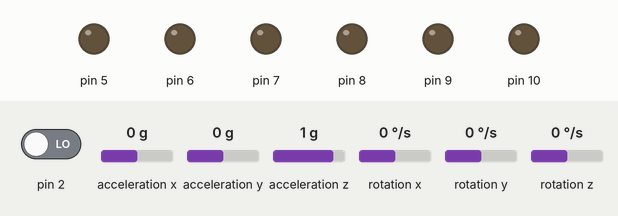
A sketch run on a simulated Arduino Uno, built with avr-gcc and run on an emulated ATmega328P. Parts: output pins drawn as LEDs (lit = HIGH). The inputs (shaded band) are chosen by the test bench; at power-on: pin 2 LOW, acceleration x 0 g, acceleration y 0 g, acceleration z 1 g, rotation x 0 °/s, rotation y 0 °/s, rotation z 0 °/s. The sensor or clock chip raises its interrupt line as the real part does.

Above: at 0.1 s.
At 0.8 s:
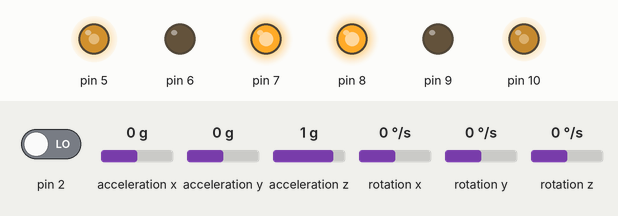
Timing chart, 0 to 2.3 s (numbered marks = the images above):
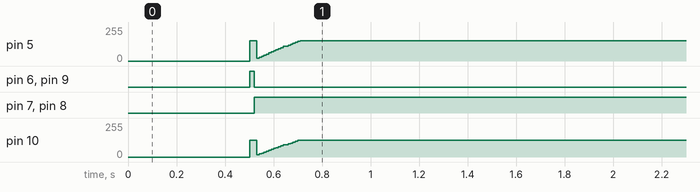

Measured:
- by itself, pin 6, pin 9: LOW → HIGH at 0.50 s, → LOW 0.02 s later
- by itself, pin 7, pin 8: LOW → HIGH at 0.52 s

The sketch:

SelfBalance.ino
```cpp
#include <PID_v1.h>
#include <LMotorController.h>
#include "I2Cdev.h"
#include "MPU6050_6Axis_MotionApps20.h"

#if I2CDEV_IMPLEMENTATION == I2CDEV_ARDUINO_WIRE
#include "Wire.h"
#endif

#define MIN_ABS_SPEED 30

MPU6050 mpu;

// MPU control/status vars
bool dmpReady = false;
uint8_t mpuIntStatus;
uint8_t devStatus;
uint16_t packetSize;
uint16_t fifoCount;
uint8_t fifoBuffer[64];


Quaternion q;
VectorFloat gravity;
float ypr[3];

//PID
double originalSetpoint = 172.50;
double setpoint = originalSetpoint;
double movingAngleOffset = 0.1;
double input, output;

                                        //OUR PID Constansts

double Kp = 35;
double Kd = 2.0;
double Ki = 180;
PID pid(&input, &output, &setpoint, Kp, Ki, Kd, DIRECT);

double motorSpeedFactorLeft = 0.6;
double motorSpeedFactorRight = 0.5;

                                      //MOTOR CONTROLLER
int IN1 = 6;
int IN2 = 7;
int IN3 = 9;
int IN4 = 8;
int ENA = 5;
int ENB = 10;
LMotorController motorController(ENA, IN1, IN2, ENB, IN3, IN4, motorSpeedFactorLeft, motorSpeedFactorRight);

volatile bool mpuInterrupt = false; // indicates whether MPU interrupt pin has gone high
void dmpDataReady()
{
 mpuInterrupt = true;
}


void setup()
{
 // join I2C bus (I2Cdev library doesn't do this automatically)
 #if I2CDEV_IMPLEMENTATION == I2CDEV_ARDUINO_WIRE
 Wire.begin();
 TWBR = 24; // 400kHz I2C clock (200kHz if CPU is 8MHz)
 #elif I2CDEV_IMPLEMENTATION == I2CDEV_BUILTIN_FASTWIRE
 Fastwire::setup(400, true);
 #endif

 mpu.initialize();

 devStatus = mpu.dmpInitialize();

 // supply  gyro offsets here, scaled for min sensitivity
 mpu.setXGyroOffset(220);
 mpu.setYGyroOffset(76);
 mpu.setZGyroOffset(-85);
 mpu.setZAccelOffset(1788);


 if (devStatus == 0)
 {
 // turn on the DMP, now that it's ready
 mpu.setDMPEnabled(true);

 // enable Arduino interrupt detection
 attachInterrupt(0, dmpDataReady, RISING);
 mpuIntStatus = mpu.getIntStatus();

 // set our DMP Ready flag so the main loop() function knows it's okay to use it
 dmpReady = true;

 // get expected DMP packet size for later comparison
 packetSize = mpu.dmpGetFIFOPacketSize();

 //setup PID
 pid.SetMode(AUTOMATIC);
 pid.SetSampleTime(10);
 pid.SetOutputLimits(-255, 255);
 }
 else
 {

 Serial.print(F("DMP Initialization failed (code "));
 Serial.print(devStatus);
 Serial.println(F(")"));
 }
}


void loop()
{

 if (!dmpReady) return;


 while (!mpuInterrupt && fifoCount < packetSize)
 {
 //no mpu data - performing PID calculations and output to motors
 pid.Compute();
 motorController.move(output, MIN_ABS_SPEED);

 }


 mpuInterrupt = false;
 mpuIntStatus = mpu.getIntStatus();


 fifoCount = mpu.getFIFOCount();


 if ((mpuIntStatus & 0x10) || fifoCount == 1024)
 {

 mpu.resetFIFO();
 Serial.println(F("FIFO overflow!"));


 }
 else if (mpuIntStatus & 0x02)
 {

 while (fifoCount < packetSize) fifoCount = mpu.getFIFOCount();


 mpu.getFIFOBytes(fifoBuffer, packetSize);

 fifoCount -= packetSize;

 mpu.dmpGetQuaternion(&q, fifoBuffer);
 mpu.dmpGetGravity(&gravity, &q);
 mpu.dmpGetYawPitchRoll(ypr, &q, &gravity);
 input = ypr[1] * 180/M_PI + 180;
 }
}
```
